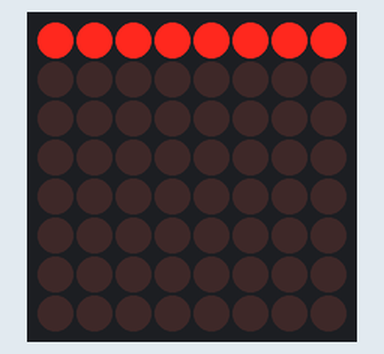
Simulated run of this sketch. Board: Arduino Uno, built with avr-gcc and run on an emulated ATmega328P. Shown: 8×8 LED matrix. Wiring (inferred from the names in the program): LED matrix (orientation assumed): rows pin 2, pin 3, pin 4, pin 5, pin 6, pin 7, pin 8, pin 9; columns pin 13, pin 12, pin 11, pin 10, A2, A3, A4, A5. Random numbers use the default seed unless the sketch sets one.

Above: at 0.19 s.
At 4.31 s:
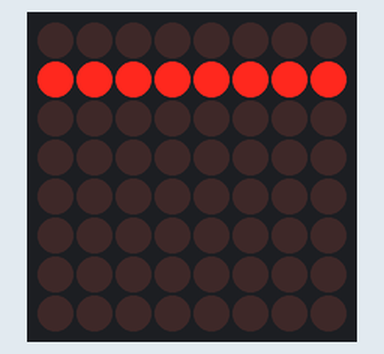
At 7.55 s:
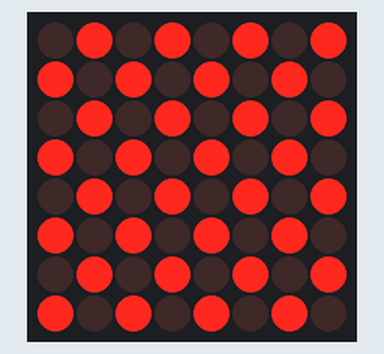
At 14.65 s:
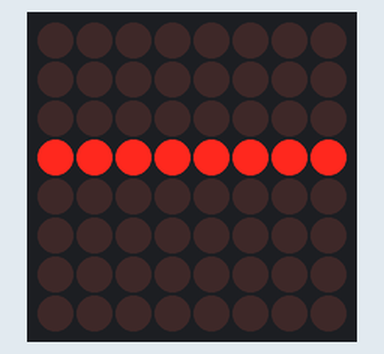
At 21.41 s:
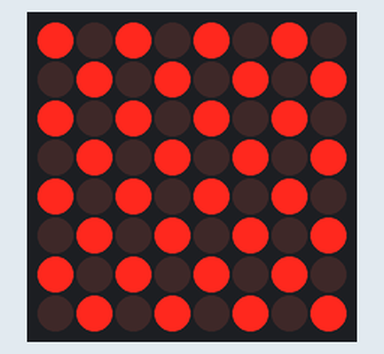
At 29.3 s:
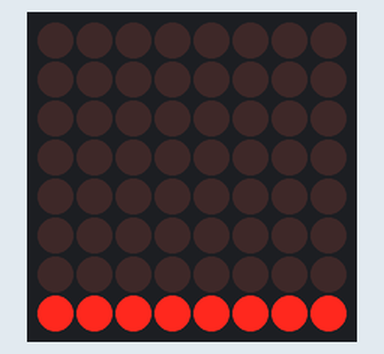

Measured:
- what the display in image 5 shows lasts 0.5 s, from 29.3 s to 29.8 s

The sketch:

Interactive_LED_Matrix_Display_Effects_with_Arduino.ino
```cpp
const byte ROWS[8] = {2, 3, 4, 5, 6, 7, 8, 9};
const byte COLS[8] = {13, 12, 11, 10, A2, A3, A4, A5};

byte frame[8];

void setup() {
  for (byte i = 0; i < 8; i++) {
    pinMode(ROWS[i], OUTPUT);
    pinMode(COLS[i], OUTPUT);
  }
}

void loop() {
  runWaveDown();
  runWaveUp();
  runExpandFromCenter();
  runCheckerAnimation();
  runRandomSparkle();
}

void renderFrame() {
  for (byte row = 0; row < 8; row++) {

    for (byte i = 0; i < 8; i++) {
      digitalWrite(ROWS[i], LOW);
      digitalWrite(COLS[i], HIGH);
    }

    digitalWrite(ROWS[row], HIGH);

    for (byte col = 0; col < 8; col++) {
      bool ledState = bitRead(frame[row], 7 - col);
      digitalWrite(COLS[col], ledState ? LOW : HIGH);
    }

    delayMicroseconds(800);
  }
}

void clearFrame() {
  for (byte i = 0; i < 8; i++) {
    frame[i] = 0;
  }
}

void showFrame(byte times) {
  for (byte i = 0; i < times * 8; i++) {
    renderFrame();
  }
}

void runWaveDown() {
  for (byte i = 0; i < 8; i++) {
    clearFrame();
    frame[i] = B11111111;
    showFrame(5);
  }
}

void runWaveUp() {
  for (int i = 7; i >= 0; i--) {
    clearFrame();
    frame[i] = B11111111;
    showFrame(5);
  }
}

void runExpandFromCenter() {
  clearFrame();

  for (byte i = 0; i <= 3; i++) {
    frame[3 - i] = B11111111;
    frame[4 + i] = B11111111;
    showFrame(5);
  }
}

void runCheckerAnimation() {
  for (byte cycle = 0; cycle < 4; cycle++) {

    for (byte r = 0; r < 8; r++) {
      frame[r] = (r % 2 == 0) ? B10101010 : B01010101;
    }
    showFrame(5);

    for (byte r = 0; r < 8; r++) {
      frame[r] = (r % 2 == 0) ? B01010101 : B10101010;
    }
    showFrame(5);
  }
}

void runRandomSparkle() {
  for (byte t = 0; t < 30; t++) {
    clearFrame();

    for (byte i = 0; i < 10; i++) {
      byte r = random(0, 8);
      byte c = random(0, 8);
      bitWrite(frame[r], 7 - c, 1);
    }

    showFrame(3);
  }
}
```
